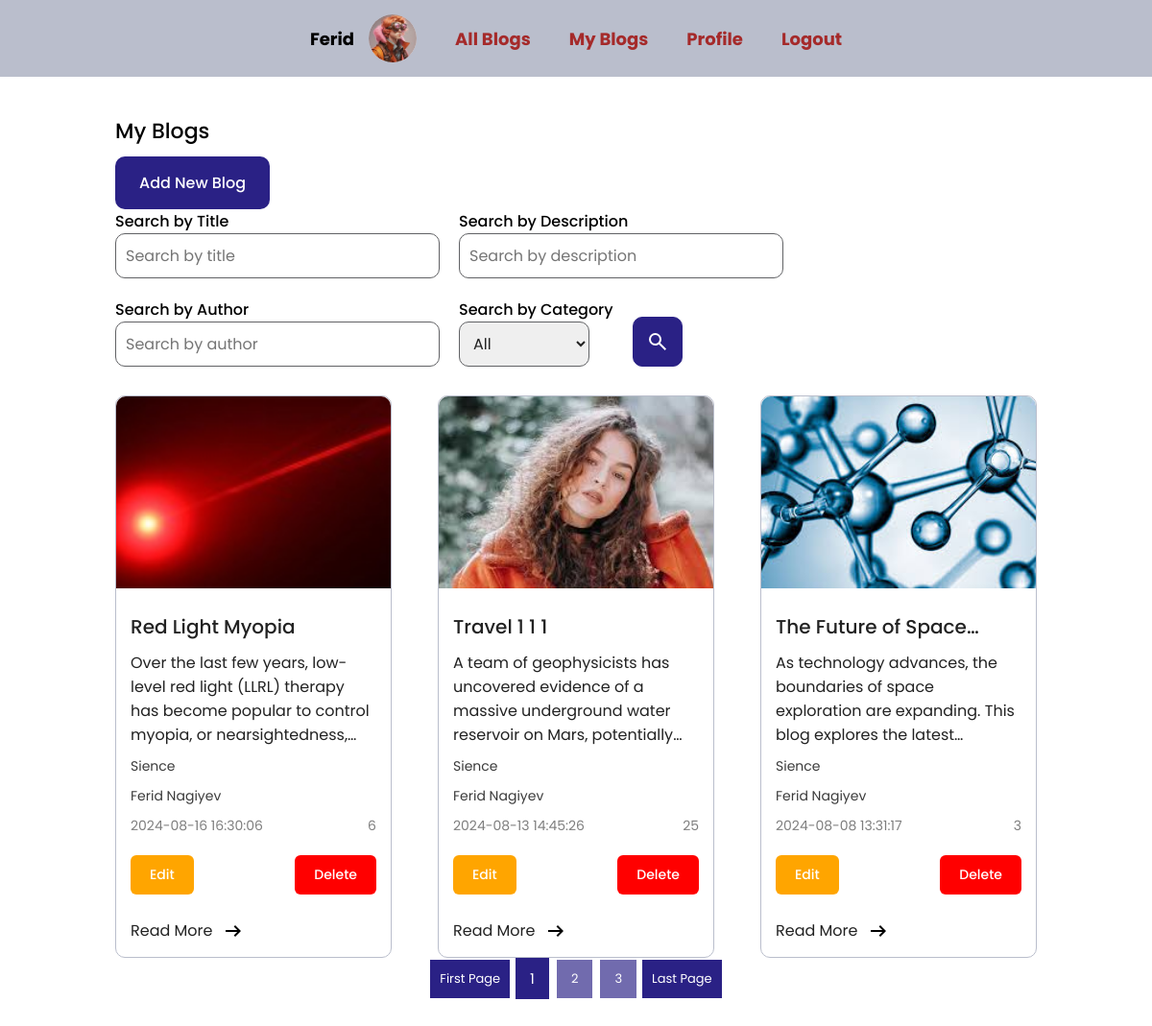
/client/blog/select.php (signed in), run on the app's committed database.
### tables this page shows
CREATE TABLE `users` (
  `id` bigint(20) NOT NULL,
  `name` varchar(255) NOT NULL,
  `surname` varchar(255) NOT NULL,
  `gender` int(11) NOT NULL,
  `dob` date NOT NULL,
  `profile` varchar(255) DEFAULT NULL,
  `email` varchar(255) NOT NULL,
  `password` varchar(255) NOT NULL,
  `active` int(11) DEFAULT 1,
  `role` int(11) DEFAULT 0,
  `otp` int(11) DEFAULT NULL,
  `created_at` timestamp NOT NULL DEFAULT current_timestamp(),
  `updated_at` timestamp NOT NULL DEFAULT current_timestamp()
);

CREATE TABLE `blogs` (
  `id` bigint(20) NOT NULL,
  `user_id` bigint(20) DEFAULT NULL,
  `category_id` bigint(20) DEFAULT NULL,
  `title` varchar(1000) NOT NULL,
  `description` mediumtext NOT NULL,
  `profile` varchar(255) NOT NULL,
  `is_publish` tinyint(1) DEFAULT 0,
  `view_count` int(11) DEFAULT 0,
  `created_at` timestamp NOT NULL DEFAULT current_timestamp(),
  `updated_at` timestamp NOT NULL DEFAULT current_timestamp()
);

CREATE TABLE `catigories` (
  `id` bigint(20) NOT NULL,
  `name` varchar(255) NOT NULL,
  `created_at` timestamp NOT NULL DEFAULT current_timestamp(),
  `updated_at` timestamp NOT NULL DEFAULT current_timestamp()
);

### index.php (called while the page is built, shortened)
<?php
require_once "config/database.php";
include_once "helper/helper.php";
include_once "head.php";
include_once "navbar.php";

### helper/helper.php (called while the page is built, shortened)
<?php
function auth(){
    if(isset($_SESSION['user_id'])){
        return true;
    }else{
        return false;
    }
}

### client/blog/select.php (the view, shortened to what this page needs)
<?php
include_once "../../index.php";
$start = 0;
$blogsPerPage = 3;
$currentPage = isset($_GET['page']) ? $_GET['page'] : 1;
$sql = "SELECT id,user_id FROM blogs
      WHERE user_id=?";
$blogsQuery = $connection->prepare($sql);
$blogsQuery->execute([$_SESSION['user_id']]);
$totalBlogs = $blogsQuery->fetchAll(PDO::FETCH_ASSOC);
$totalPages = ceil(count($totalBlogs) / $blogsPerPage);
$sql = "SELECT blogs.*, users.name AS author_name, users.surname AS author_surname, catigories.name AS category_name FROM blogs
      LEFT JOIN users ON users.id = blogs.user_id
      LEFT JOIN catigories ON catigories.id = blogs.category_id
      WHERE blogs.user_id=?
      LIMIT $start, $blogsPerPage";
$blogsQuery = $connection->prepare($sql);
$blogsQuery->execute([$_SESSION['user_id']]);
$blogss = $blogsQuery->fetchAll(PDO::FETCH_ASSOC);
?>
<section class="clientBlogs">
    <div class="container">
        <span>My Blogs</span>
        <div class="searchBar">
            <div class="addBtn">
                <a href="create.php">Add New Blog</a>
            </div>
            <form id="form" action="filterBy.php" method='post'>
                <div class="titleSearch">
                    <label for="title">Search by Title</label>
                    <div class="inp">
                        <input type="text" name="title" value="<?= isset($_GET['title']) ? $_GET['title'] : '' ?>" id="title" placeholder="Search by title" />
                    </div>
                </div>
                <div class="descSearch">
                    <label for="desc">Search by Description</label>
                    <div class="inp">
                        <input type="text" name="description" value="<?= isset($_GET['description']) ? $_GET['description'] : '' ?>" id="desc" placeholder="Search by description" />
                    </div>
                </div>
                <div class="authorSearch">
                    <label for="author">Search by Author</label>
                    <div class="inp">
                        <input type="text" name="author" value="<?= isset($_GET['author']) ? $_GET['author'] : '' ?>" id="author" placeholder="Search by author" />
                    </div>
                </div>
                <div class="categorySearch">
                    <label for="cat">Search by Category</label>
                    <div class="inp">
                        <select name="category" id="cat">
                            <option value="">All</option>
                        </select>
                    </div>
                </div>
                <button id="submit" type="submit">
                    <img src="/backend_project1/public/search.svg" alt="Search">
                </button>
            </form>
        </div>
        <div class="wrapperBlogs">
            <div class="blogs">
                <?php
                if (!empty($blogss) && (empty($filtered_blogs))) {
                    foreach ($blogss as $blog) {
                ?>
                        <div class="blog">
                            <div class="img">
                                <img src="/backend_project1/public/<?= $blog['profile'] ?>" alt="Poster">
                            </div>
                            <div class="blogInfo">
                                <span class="title"><?= $blog['title'] ?></span>
                                <p class="blogDesc"><?= $blog['description'] ?></p>
                                <span class="category"><?= $blog['category_name'] ?></span>
                                <span class="author"><?= $blog['author_name'] . " " . $blog['author_surname'] ?></span>
                                <div class="bottom">
                                    <span class="date"><?= $blog['updated_at'] ?></span>
                                    <span class="views"><?= $blog['view_count'] ?></span>
                                </div>
                                <div class="blogBtns">
                                    <a class="edit" href="edit.php?id=<?= $blog['id'] ?>">Edit</a>
                                    <a class="delete" href="delete.php?id=<?= $blog['id'] ?>">Delete</a>
                                </div>
                                <a href="/backend_project1/client/blog/detailPage.php?id=<?= $blog['id'] ?>" class="moreDetails">
                                    <span>Read More</span>
                                    <img src="/backend_project1/public/arrow.svg" alt="Read More">
                                </a>
                            </div>
                        </div>
                    <?php
                    }
                } else {
                    echo "<h2>There is no blogs</h2>";
                }
                ?>
            </div>
            <div class="pagination">
                <div class="paginationBtns">
                    <div class="mainBtns">
                        <a href="?page=1" class="firstPage">First Page</a>
                    </div>
                    <div class="smallBtns">
                        <?php
                        for ($i = 0; $i < $totalPages; $i++) { ?>
                            <a href="?page=<?= $i + 1 ?>" class="page <?= $i + 1 == $currentPage ? 'active' : '' ?>"><?= $i + 1 ?></a>
                        <?php
                        }
                        ?>
                    </div>
                    <div class="mainBtns">
                        <a href="?page=<?= $totalPages ?>" class="lastPage">Last Page</a>
                    </div>
                </div>
            </div>
        </div>
    </div>
</section>

### navbar.php (shortened to what this page needs)
<?php
include_once "helper/helper.php";
require_once "config/database.php";
$authUser = auth();
$name = $surname = $profileImg = $profileTxt = '';
if(isset($_SESSION['user_id']) && !empty($_SESSION['user_id'])) {
    $sql = "SELECT * FROM users WHERE id=?";
    $userQuery = $connection->prepare($sql);
    $userQuery->execute([$_SESSION['user_id']]);
    $user = $userQuery->fetch(PDO::FETCH_ASSOC);
    if ($authUser) {
        $name = $user['name'];
        $profileImg = $user['profile'];
    }
}
?>
<header>
    <nav>
        <ul>
            <?php
            if ($authUser) {
            ?>
                <li>
                    <a class="name" href="/backend_project1/client/profile.php">
                        <span class="nameNavbar"><?= $name ?></span>
                        <div class="img">
                            <?php if ($profileImg) {
                            ?>
                                <img src="/backend_project1/<?= $profileImg ?>" alt="Profile Image">
                            <?php
                            } else {
                            ?>
                                <span><?= $profileTxt ?></span>
                            <?php
                            } ?>
                        </div>
                    </a>
                </li>
                <?php if (isset($user['role']) && !$user['role']) {
                ?>
                    <li>
                        <a href="/backend_project1/client/index.php">All Blogs</a>
                    </li>
                    <li>
                        <a href="/backend_project1/client/blog/select.php">My Blogs</a>
                    </li>
                    <li>
                        <a href="/backend_project1/client/profile.php">Profile</a>
                    </li>
                <?php
                }
                ?>
                <li>
                    <a href="/backend_project1/auth/logout.php">Logout</a>
                </li>
            <?php
            }
            ?>
        </ul>
    </nav>
</header>

### data on the page
users: name "Ferid", profile (picture)
blogs: profile (picture), title "Red Light Myopia", description "Over the last few years, low-level red light (LLRL) therapy has become popular to control myopia, or…", category.name "Sience", user.name "Ferid", user.surname "Nagiyev", updated_at "2024-08-16 16:30:06", view_count "6"
blogs: profile (picture), title "Travel 1 1 1", description "A team of geophysicists has uncovered evidence of a massive underground water reservoir on Mars,…", category.name "Sience", user.name "Ferid", user.surname "Nagiyev", updated_at "2024-08-13 14:45:26", view_count "25"
blogs: profile (picture), title "The Future of…", description "As technology advances, the boundaries of space exploration are expanding. This blog explores the…", category.name "Sience", user.name "Ferid", user.surname "Nagiyev", updated_at "2024-08-08 13:31:17", view_count "3"
